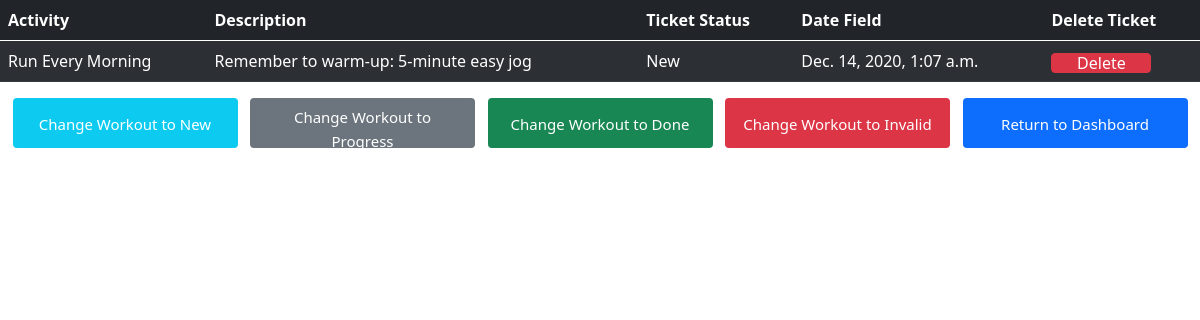
/workout_detail/1/ (signed in), run on the app's committed database.
### tracker/models.py (models this page shows, shortened)
class Workout(models.Model):
    STATUS = (
        ('New', 'New'),
        ('In Progress', 'In Progress'),
        ('Done', 'Done'),
        ('Invalid', 'Invalid')
    )
    title = models.CharField(max_length=200)
    date_filed = models.DateTimeField(default=timezone.now)
    description = models.TextField()
    workout_status = models.CharField(max_length=200, choices=STATUS)
    user_created = models.ForeignKey(WorkoutUser, on_delete=models.CASCADE,
                                     related_name="created_by_workoutuser", blank=True, null=True, default=None)

### tracker/views.py (the view)
@login_required()
def workout_detail_view(request, workout_id):
  workout = Workout.objects.get(id=workout_id)
  return render(request, 'workout_detail.html', {'workout': workout})

### templates/workout_detail.html (shortened to what this page needs)
{% load static %}
<!DOCTYPE html>
<html lang="en">
  <head>
    <link
      href="https://cdn.jsdelivr.net/npm/bootstrap@5.0.0-beta1/dist/css/bootstrap.min.css"
      rel="stylesheet"
    />
    <link rel="stylesheet" href="{% static 'workout_detail.css' %}" />
  </head>
  <body>
  <div class="tables_container">
    <table class="table table-striped table-dark">
    <thead class="thead-dark">
      <tr>
        <th scope="col">Activity</th>
        <th scope="col">Description</th>
        <th scope="col">Ticket Status</th>
        <th scope="col">Date Field</th>
        <th scope="col">Delete Ticket</th>
      </tr>
    </thead>
    <tbody>
      <tr>
        <td>{{workout.title}}</td>
        <td>{{workout.description}}</td>
        <td>{{workout.workout_status}}</td>
        <td>{{workout.date_filed}}</td>
        <td>
          <button class='btn btn-danger'>
            <a href='/remove_workout/{{workout.id}}'>Delete</a>
          </button>
        </td>
      </tr>
    </tbody>
    </table>
  </div>
  <div class="button_container">
    <button class="btn btn-info">
      <a href="/new_workout/{{workout.id}}/">Change Workout to New</a>
    </button>
    <button class="btn btn-secondary">
      <a href="/in_progress_workout/{{workout.id}}/">Change Workout to Progress</a>
    </button>
    <button class="btn btn-success">
      <a href="/done_workout/{{workout.id}}/">Change Workout to Done</a>
    </button>
    <button class="btn btn-danger">
      <a href="/invalid_workout/{{workout.id}}/">Change Workout to Invalid</a>
    </button>
    <button class="btn btn-primary">
      <a href="/tracker_dashboard/">Return to Dashboard</a>
    </button>
  </div>
  </body>
</html>

### assets/workout_detail.css (style rules this page uses)
button { width: 100px; height: 20px; }
button a:link, button a:visited { color: white; text-decoration: none; position: relative; top: -9px; }
.button_container { display: flex; justify-content: space-evenly; align-items: center; }
.button_container button { border: none; height: 50px; width: 225px; margin-bottom: 10px; }
.button_container button a { color: white; font-size: 15px; position: relative; top: 1px; }

### data on the page
Workout: title "Run Every Morning", description "Remember to warm-up: 5-minute easy jog", workout_status "New", date_filed "Dec. 14, 2020, 1:07 a.m."
